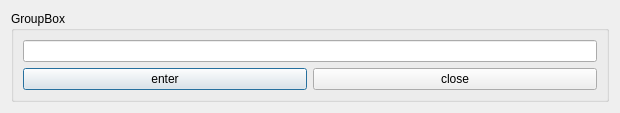
<?xml version="1.0" encoding="UTF-8"?>
<ui version="4.0">
 <class>Dialog_NameFile</class>
 <widget class="QDialog" name="Dialog_NameFile">
  <property name="geometry">
   <rect>
    <x>0</x>
    <y>0</y>
    <width>620</width>
    <height>108</height>
   </rect>
  </property>
  <property name="sizePolicy">
   <sizepolicy hsizetype="Preferred" vsizetype="Preferred">
    <horstretch>0</horstretch>
    <verstretch>0</verstretch>
   </sizepolicy>
  </property>
  <property name="maximumSize">
   <size>
    <width>620</width>
    <height>108</height>
   </size>
  </property>
  <property name="windowTitle">
   <string>Dialog</string>
  </property>
  <layout class="QVBoxLayout" name="verticalLayout_2">
   <item>
    <widget class="QGroupBox" name="groupBox">
     <property name="title">
      <string>GroupBox</string>
     </property>
     <layout class="QVBoxLayout" name="verticalLayout">
      <item>
       <widget class="QLineEdit" name="lineEdit"/>
      </item>
      <item>
       <layout class="QHBoxLayout" name="horizontalLayout">
        <item>
         <widget class="QPushButton" name="pushButton">
          <property name="text">
           <string>enter</string>
          </property>
         </widget>
        </item>
        <item>
         <widget class="QPushButton" name="pushButton_2">
          <property name="text">
           <string>close</string>
          </property>
         </widget>
        </item>
       </layout>
      </item>
     </layout>
    </widget>
   </item>
  </layout>
 </widget>
 <resources/>
 <connections/>
</ui>
